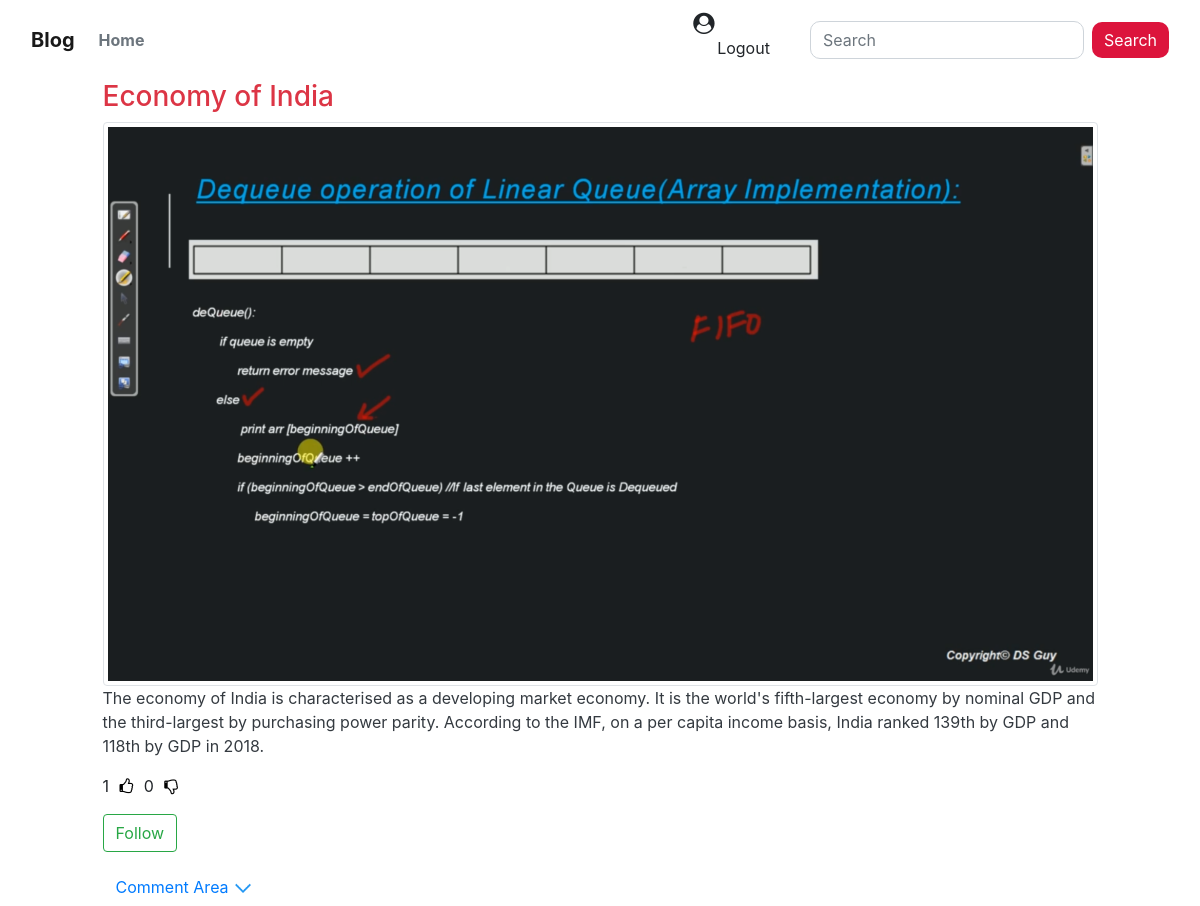
The page /articleFetch.php?id=1 on the database its author committed.
### tables this page shows
CREATE TABLE `article` (
  `id` int(11) NOT NULL,
  `articlename` varchar(50) DEFAULT NULL,
  `articlecontent` varchar(255) DEFAULT NULL,
  `imagepath` varchar(255) NOT NULL,
  `userid` int(11) NOT NULL
);

### articleFetch.php (the view, shortened to what this page needs)
<?php
include("config.php");
$id = $_GET['id'];
$query = mysqli_query($con, "SELECT * FROM article WHERE id = '$id'");
while ($row = mysqli_fetch_array($query)) {
    $fileName = $row['articlename'];
    $articleContent = $row['articlecontent'];
    $imagePath = $row['imagepath'];
    $readFile = fopen($articleContent, 'r');
    $read = fread($readFile, filesize($articleContent)); ?>
<html>
<head>
    <link rel="stylesheet" href="css/bootstrap.min.css">
    <link rel="stylesheet" href="css/commentForm.css">
    <link rel="stylesheet" href="css/style.css">
    <link rel="stylesheet" href="https://cdnjs.cloudflare.com/ajax/libs/font-awesome/4.7.0/css/font-awesome.min.css">
</head>
<body id='body'>
<div class="container-fluid">
<nav class="navbar navbar-expand-lg navbar-light" id="bgcolor">
        <a class="navbar-brand" href="dashboard.php">Blog</a>
        <div class="collapse navbar-collapse" id="navbarSupportedContent">
            <ul class="navbar-nav mr-auto">
                <li class="nav-item active">
                    <a class="nav-link text-muted" href="dashboard.php">Home</a>
                </li>
            </ul>
            <div class="nav nav-link">
                <div class="dropdown">
                    <a type="text" id="dropdownMenuButton" data-toggle="dropdown" aria-haspopup="true"
                       aria-expanded="false">
                        <i class="fa fa-user-circle fa-lg user-icon" aria-hidden="true" style="cursor: pointer;"></i>
                    </a>
                        <a class="dropdown-item" href="logout.php">Logout</a>
                    </div>
                </div>
            </div>
            <form class="form-inline my-2 my-lg-0" action="results.php" method="POST">
                <input class="form-control mr-sm-2" name="search" type="search"
                       id="search" placeholder="Search" aria-label="Search">
                <button class="btn btn-success my-2 my-sm-0" name="searchButton"
                        id="searchbutton" type="submit">Search
                </button>
            </form>
        </div>
    <div class="row">
        <div class=" col-md-10 mx-auto">
            <div id="hide_article">
                <h3 class="text-danger"><?php echo $fileName; ?></h3>
                <img src='<?php echo $imagePath; ?>' alt=''
                                class='img-thumbnail img-fluid float-left'>
                <div class="text-dark font_name"><?php echo $read; ?></div>
                <?php
}
                ?>
            </div>
            <div style="cursor: pointer;" id="article_likes">
                <form action="<?php echo $_SERVER['PHP_SELF']; ?>" method="post" id="submit_likes">
                    <div id='likes_dislikes'>
                        <?php
                        $select_likes = mysqli_query($con, "SELECT count(likes) from like_table
                                where articleid = '$id'");
                        if (mysqli_num_rows($select_likes)) {
                            while ($like_row = mysqli_fetch_array($select_likes)) {
                                $likes_count = $like_row[0];
                                echo $likes_count;
                            }
                        }
                        ?>
                        <button type="submit" name="like_button" id="like_button"
                                class="fa fa-thumbs-o-up" formaction="like.php"></button>
                        <?php
                        $select_dislikes = mysqli_query($con, "SELECT count(dislikes) from dislike_table
                                where articleid = '$id'");
                        if (mysqli_num_rows($select_dislikes)) {
                            while ($dislike_row = mysqli_fetch_array($select_dislikes)) {
                                $dislikes_count = $dislike_row[0];
                                echo $dislikes_count;
                            }
                        }
                        ?>
                        <button type="submit" name="dislike_button" id="dislike_button"
                            class="fa fa-thumbs-o-down" formaction="dislikes.php"></button>
                    </div>
                </form>
                <div class="form-group">
                <form action="follow.php" method="post">
                    <input type="submit" name="follow_user" id=""
                            class="btn btn-outline-success" value="Follow">
                </form>
                </div>
            </div>
        </div>
    </div>
    <div class="row" id="row_hide">
        <div class="col-md-10 mx-auto commentFontSize">
            <span class="btn text-primary" id="hide">Comment Area
                    <img src="images/arrow.ico" id="arrow_img"> </span>
        </div>
    </div>
</body>
</html>

### css/commentForm.css (style rules this page uses)
#arrow_img { width: 20px; height: 20px; cursor: pointer; }
#like_button, #dislike_button { background-color: transparent; border: none; cursor: pointer; }

### css/style.css (style rules this page uses)
html, body { box-sizing: border-box; }
#bgcolor { font-weight: bold; text-decoration-color: indianred; }
#search { border-radius: 10px; }
#searchbutton { background-color: crimson; border-radius: 10px; border: none; }

### rows shown on the page
article: articlename "Economy of India", imagepath (picture), articlecontent "The economy of India is characterised as a developing market economy. It is the world's fifth-largest economy by nominal GDP and the third-largest by purchasing power parity. According to the IMF, on a per capita income basis, India ranked 139th by GDP and 118th by GDP in 2018."

### other values the page prints
$likes_count "1"
$dislikes_count "0"
